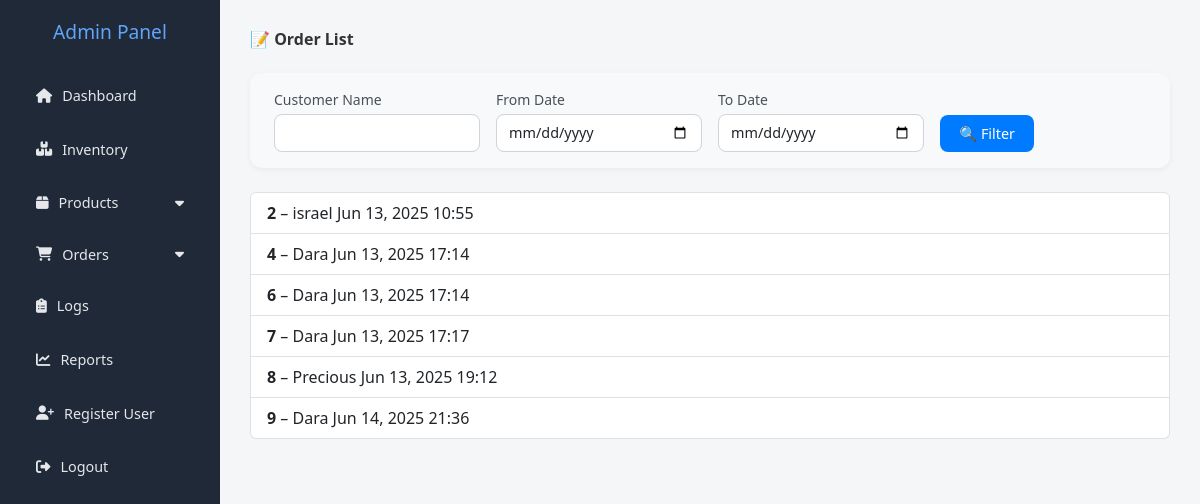
The page /ad/order (signed in) on the database its author committed.
### sales/models.py (models this page shows, shortened)
class Order(models.Model):
    customer_name = models.CharField(max_length=200)
    sold_by = models.ForeignKey(settings.AUTH_USER_MODEL, on_delete=models.SET_NULL, null=True)
    created_at = models.DateTimeField(auto_now_add=True)

### admin_panel/views.py (the view)
# urls.py: path('order', views.order_list, name='list'),
@login_required
@user_passes_test(is_admin)
def order_list(request):
    orders = Order.objects.all()
    customer = request.GET.get('customer')
    start_date = request.GET.get('start_date')
    end_date = request.GET.get('end_date')
    if customer:
        orders = orders.filter(customer_name__icontains=customer)
    if start_date:
        orders = orders.filter(created_at__date__gte=parse_date(start_date))
    if end_date:
        orders = orders.filter(created_at__date__lte=parse_date(end_date))
    return render(request, 'dashboard/order.html', {'orders': orders})

### admin_panel/views.py (called while the page is built)
def is_admin(user):
    return user.is_authenticated and user.is_admin

### admin_panel/templates/dashboard/order.html (shortened to what this page needs)
{% extends 'base.html' %}
{% block content %}
<div class="order-list-container">
    <h3 class="mb-4 fw-bold">
        📝 Order List
    </h3>
    <form method="get" class="filter-form">
        <div class="form-group">
            <label for="customer">Customer Name</label>
            <input type="text" id="customer" name="customer" class="form-control"
                   value="{{ request.GET.customer }}">
        </div>
        <div class="form-group">
            <label for="start_date">From Date</label>
            <input type="date" id="start_date" name="start_date" class="form-control"
                   value="{{ request.GET.start_date }}">
        </div>
        <div class="form-group">
            <label for="end_date">To Date</label>
            <input type="date" id="end_date" name="end_date" class="form-control"
                   value="{{ request.GET.end_date }}">
        </div>
        <div class="form-group">
            <button type="submit" class="filter-btn">🔍 Filter</button>
        </div>
    </form>
    {% if orders %}
    <div class="list-group">
        {% for order in orders %}
            <a href="{% url 'detail' order.id %}" class="list-group-item list-group-item-action">
                        <strong class="order-id">{{ order.id }}</strong> – {{ order.customer_name }}
                        {{ order.created_at|date:"M d, Y H:i" }}
            </a>
        {% endfor %}
        </div>
    {% else %}
        <div class="no-orders">
            No orders found.
        </div>
    {% endif %}
</div>
{% endblock %}

### templates/base.html (style rules this page uses)
body { margin: 0; font-family: 'Segoe UI', Tahoma, Geneva, Verdana, sans-serif; background-color: #f4f6f8; color: #333; }

### admin_panel/templates/dashboard/order.html (style rules this page uses)
.filter-form { background-color: #f8f9fa; border-radius: 12px; padding: 1rem 1.5rem; margin-bottom: 1.5rem; display: flex; flex-wrap: wrap; gap: 1rem; align-items: end; box-shadow: 0 2px 6px rgba(0, 0, 0, 0.05); }
.filter-form .form-group { flex: 1; min-width: 180px; }
.filter-form label { font-size: 0.875rem; color: #495057; margin-bottom: 0.25rem; display: block; }
.filter-form input { font-size: 0.9rem; border: 1px solid #ced4da; border-radius: 8px; padding: 0.45rem 0.75rem; width: 100%; transition: border-color 0.2s ease-in-out; }
.filter-form .filter-btn { background-color: #007bff; color: #fff; border: none; border-radius: 8px; padding: 0.5rem 1.2rem; font-size: 0.9rem; cursor: pointer; transition: background-color 0.2s ease; }

### rows shown on the page
Order: id "2", customer_name "israel", created_at "Jun 13, 2025 10:55"
Order: id "4", customer_name "Dara", created_at "Jun 13, 2025 17:14"
Order: id "6", customer_name "Dara", created_at "Jun 13, 2025 17:14"
Order: id "7", customer_name "Dara", created_at "Jun 13, 2025 17:17"
Order: id "8", customer_name "Precious", created_at "Jun 13, 2025 19:12"
Order: id "9", customer_name "Dara", created_at "Jun 14, 2025 21:36"
